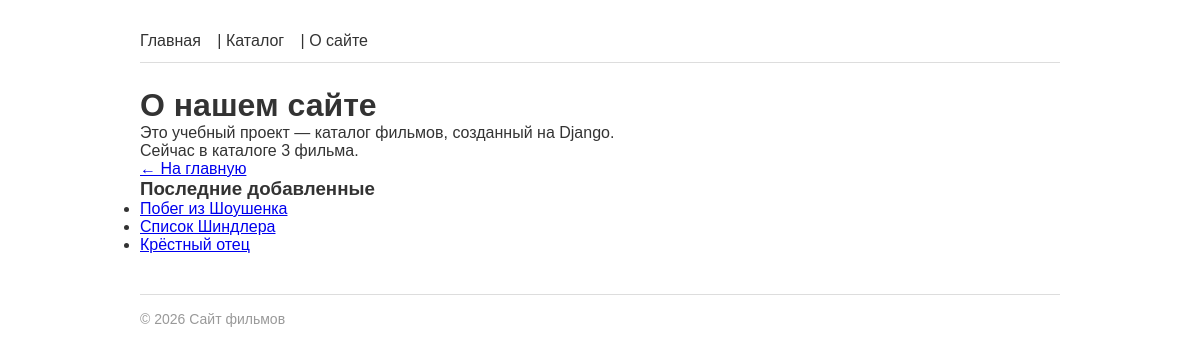
Page /about/ on the earlier database version.
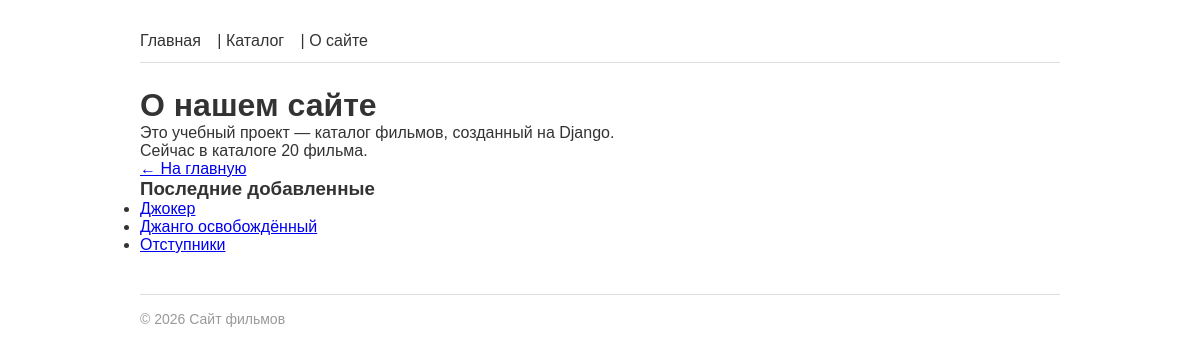
Same page on the later database version.
### films/models.py (models this page shows, shortened)
class Film(models.Model):
    title = models.CharField(max_length=200, verbose_name='Название')
    year = models.PositiveIntegerField(verbose_name='Год выпуска')
    description = models.TextField(blank=True, verbose_name='Описание')
    rating = models.DecimalField(max_digits=3, decimal_places=1, default=0.0, verbose_name='Рейтинг')
    slug = models.SlugField(max_length=200, unique=True, blank=True)
    created_at = models.DateTimeField(auto_now_add=True, verbose_name='Дата добавления')
    director = models.ForeignKey(
        'Director', on_delete=models.SET_NULL, null=True, blank=True,
        related_name='films', verbose_name='Режиссёр'
    )
    genres = models.ManyToManyField('Genre', blank=True, related_name='films', verbose_name='Жанры')
    actors = models.ManyToManyField('Actor', blank=True, related_name='films', verbose_name='Актёры')
    objects = FilmManager()
    class Meta:
        ordering = ['-year']
        verbose_name = 'Фильм'
        verbose_name_plural = 'Фильмы'
    def get_absolute_url(self):
        return reverse('films:film_detail', kwargs={'slug': self.slug})

### films/views.py (the view)
# urls.py: path('about/', views.about, name='about'),
def about(request):
    context = {
        'title': 'О нашем сайте',
        'film_count': Film.objects.count(),
    }
    return render(request, 'films/about.html', context)

### films/models.py (called while the page is built)
    def recent(self, count=5):
        return self.order_by('-created_at')[:count]

### films/templatetags/film_tags.py (called while the page is built)
@register.simple_tag
def current_year():
    return datetime.date.today().year

@register.inclusion_tag('films/includes/latest_films.html')
def latest_films(count=3):
    films = Film.objects.recent(count)
    return {'films': films}

### films/templates/films/about.html (shortened to what this page needs)
{% extends 'base.html' %}
{% block content %}
    <h1>{{ title }}</h1>
    <p>Это учебный проект — каталог фильмов, созданный на Django.</p>
    <p>Сейчас в каталоге {{ film_count }} фильма.</p>
    <a href="{% url 'films:index' %}">← На главную</a>
{% endblock %}

### films/templates/films/includes/latest_films.html
{% load film_tags %}
<div class="latest-films">
    <h3>Последние добавленные</h3>
    <ul>
    {% for film in films %}
        <li><a href="{{ film.get_absolute_url }}">{{ film.title }}</a></li>
    {% empty %}
        <li>Фильмов пока нет.</li>
    {% endfor %}
    </ul>
</div>

Differences in the rows shown:
removed Film: title "Побег из Шоушенка"
removed Film: title "Список Шиндлера"
removed Film: title "Крёстный отец"
added Film: title "Джокер"
added Film: title "Джанго освобождённый"
added Film: title "Отступники"
Other differences:
{{ film_count }}: "3" → "20"
